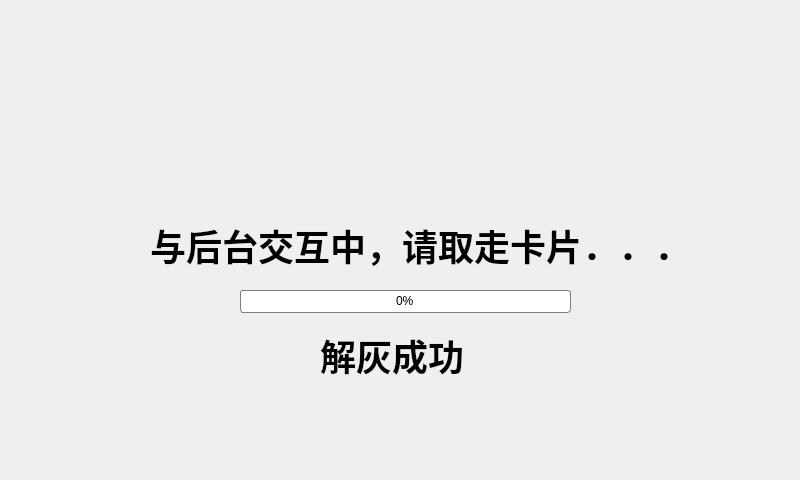
<?xml version="1.0" encoding="UTF-8"?>
<ui version="4.0">
 <class>Card_unlock</class>
 <widget class="QWidget" name="Card_unlock">
  <property name="geometry">
   <rect>
    <x>0</x>
    <y>0</y>
    <width>800</width>
    <height>480</height>
   </rect>
  </property>
  <property name="windowTitle">
   <string>Form</string>
  </property>
  <widget class="QPushButton" name="back_but">
   <property name="geometry">
    <rect>
     <x>0</x>
     <y>0</y>
     <width>191</width>
     <height>63</height>
    </rect>
   </property>
   <property name="styleSheet">
    <string notr="true">background: transparent;</string>
   </property>
   <property name="text">
    <string/>
   </property>
   <property name="flat">
    <bool>true</bool>
   </property>
  </widget>
  <widget class="QProgressBar" name="progressBar">
   <property name="geometry">
    <rect>
     <x>240</x>
     <y>290</y>
     <width>331</width>
     <height>23</height>
    </rect>
   </property>
   <property name="autoFillBackground">
    <bool>false</bool>
   </property>
   <property name="styleSheet">
    <string notr="true">QProgressBar:horizontal {
border: 1px solid gray;
border-radius: 3px;
background: white;
padding: 1px;
}
QProgressBar::chunk {
   background-color: #6893b3;
   width: 20px;
}

QProgressBar {
   border: 2px solid grey;
   border-radius: 5px;
   text-align: center;
}</string>
   </property>
   <property name="value">
    <number>0</number>
   </property>
  </widget>
  <widget class="QLabel" name="label">
   <property name="geometry">
    <rect>
     <x>0</x>
     <y>0</y>
     <width>800</width>
     <height>480</height>
    </rect>
   </property>
   <property name="styleSheet">
    <string notr="true">background:url(:/img/images/Main.png)</string>
   </property>
   <property name="text">
    <string/>
   </property>
  </widget>
  <widget class="QLabel" name="logo">
   <property name="geometry">
    <rect>
     <x>590</x>
     <y>0</y>
     <width>191</width>
     <height>71</height>
    </rect>
   </property>
   <property name="autoFillBackground">
    <bool>false</bool>
   </property>
   <property name="styleSheet">
    <string notr="true">background-image: url(:/img/images/serial_logo.png)</string>
   </property>
   <property name="text">
    <string/>
   </property>
  </widget>
  <widget class="QLabel" name="label_inf">
   <property name="geometry">
    <rect>
     <x>150</x>
     <y>220</y>
     <width>541</width>
     <height>51</height>
    </rect>
   </property>
   <property name="font">
    <font>
     <pointsize>27</pointsize>
     <weight>75</weight>
     <bold>true</bold>
    </font>
   </property>
   <property name="text">
    <string>与后台交互中，请取走卡片．．．</string>
   </property>
  </widget>
  <widget class="QLabel" name="label_success">
   <property name="geometry">
    <rect>
     <x>320</x>
     <y>330</y>
     <width>151</width>
     <height>51</height>
    </rect>
   </property>
   <property name="font">
    <font>
     <pointsize>27</pointsize>
     <weight>75</weight>
     <bold>true</bold>
    </font>
   </property>
   <property name="text">
    <string>解灰成功</string>
   </property>
  </widget>
  <zorder>label</zorder>
  <zorder>back_but</zorder>
  <zorder>progressBar</zorder>
  <zorder>logo</zorder>
  <zorder>label_inf</zorder>
  <zorder>label_success</zorder>
 </widget>
 <resources/>
 <connections/>
</ui>
